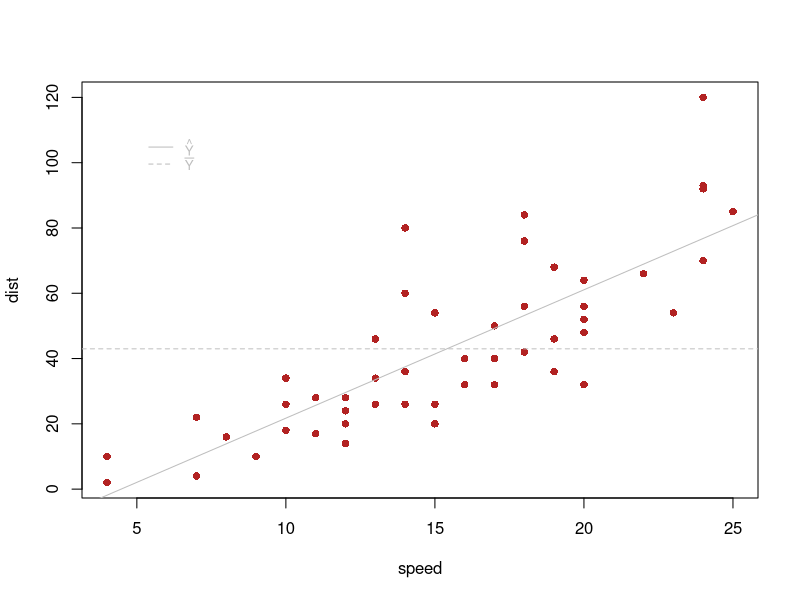

This chart was generated by the following R code:
View(cars)
?cars

sum(1:6)


x = c(5, 15, 2, 29, 35, 24, 25, 39)
sum(x)
sum( (1:6)^2 )

x = c(5, 15, 2, 29, 35, 24, 25, 39)
sum(x^2)
sum(x)^2

plot(dist ~ speed, data = cars, col = "firebrick", pch = 16)
carslm <- lm(dist ~ speed, data = cars)
abline(carslm$coefficients[1], carslm$coefficients[2], col = "gray")
abline(mean(cars$dist), 0, lty = 2, col = "gray")
legend(5, 110, legend = c(expression(hat(Y)), expression(bar(Y))),
       lty = c(1, 2), cex = 0.8, bty = "n", col = "gray", text.col = "gray")

carslm
mean(cars$dist)

cars.SSE = sum(carslm$res^2)
round(cars.SSE,2) == round(sum((cars$dist - carslm$fit)^2),2)
cars.SSTO = sum((cars$dist - mean(cars$dist))^2)
cars.SSE
cars.SSTO
cars.SSR = sum((carslm$fit - mean(cars$dist))^2)
cars.SSR
cars.R2 = cars.SSR/cars.SSTO
cars.R2
sqrt(cars.R2)


x = c(5, 15, 2, 29, 35, 24, 25, 39)
var(x)
sum((x-mean(x))^2)/(length(x)-1)
